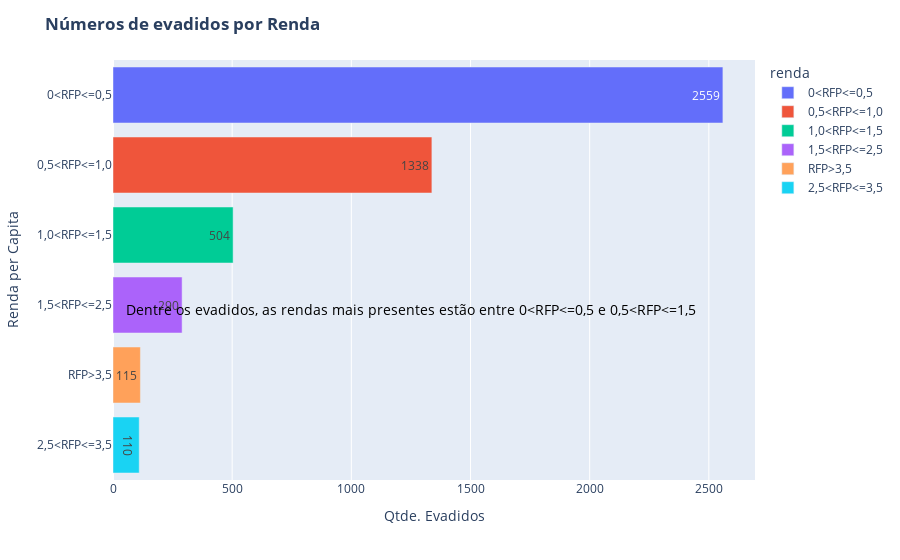

Write notebook code for a chart like this one.
### Markdown cell above
<h3 style="font-style:italic;color:#23272e">
    Qual a renda com maior número de evasões?
</h3>

### Code cell
top_evadidos_renda = evadidos_df.groupby("renda")["categoria_de_situacao"].count().reset_index(name='count').sort_values("count",ascending=False)
top_evadidos_renda
# criando gráfico para melhor visualização
fig = px.bar(top_evadidos_renda[:6], x="count", y="renda", orientation="h", color="renda", text='count')
fig.update_layout(
    title="<b>Números de evadidos por Renda</b>",
    xaxis_title="Qtde. Evadidos",
    yaxis_title="Renda per Capita"
)



fig.add_annotation(
    x=1250,
    y=1.93,
    text="Dentre os evadidos, as rendas mais presentes estão entre 0<RFP<=0,5 e 0,5<RFP<=1,5",
    font=dict(
        size=14,
        color="black"
    ),
    showarrow=False,
)
iplot(fig)

### Figure 1 — Plotly figure (JSON) as saved in the notebook; plotly's stock layout.template omitted (floating-point values rounded to 4 significant figures)
{"data": [{"alignmentgroup": "True", "hovertemplate": "renda=%{y}<br>count=%{text}<extra></extra>", "legendgroup": "0<RFP<=0,5", "marker": {"color": "#636efa", "pattern": {"shape": ""}}, "name": "0<RFP<=0,5", "offsetgroup": "0<RFP<=0,5", "orientation": "h", "showlegend": true, "text": [2559], "textposition": "auto", "type": "bar", "x": [2559], "xaxis": "x", "y": ["0<RFP<=0,5"], "yaxis": "y"}, {"alignmentgroup": "True", "hovertemplate": "renda=%{y}<br>count=%{text}<extra></extra>", "legendgroup": "0,5<RFP<=1,0", "marker": {"color": "#EF553B", "pattern": {"shape": ""}}, "name": "0,5<RFP<=1,0", "offsetgroup": "0,5<RFP<=1,0", "orientation": "h", "showlegend": true, "text": [1338], "textposition": "auto", "type": "bar", "x": [1338], "xaxis": "x", "y": ["0,5<RFP<=1,0"], "yaxis": "y"}, {"alignmentgroup": "True", "hovertemplate": "renda=%{y}<br>count=%{text}<extra></extra>", "legendgroup": "1,0<RFP<=1,5", "marker": {"color": "#00cc96", "pattern": {"shape": ""}}, "name": "1,0<RFP<=1,5", "offsetgroup": "1,0<RFP<=1,5", "orientation": "h", "showlegend": true, "text": [504], "textposition": "auto", "type": "bar", "x": [504], "xaxis": "x", "y": ["1,0<RFP<=1,5"], "yaxis": "y"}, {"alignmentgroup": "True", "hovertemplate": "renda=%{y}<br>count=%{text}<extra></extra>", "legendgroup": "1,5<RFP<=2,5", "marker": {"color": "#ab63fa", "pattern": {"shape": ""}}, "name": "1,5<RFP<=2,5", "offsetgroup": "1,5<RFP<=2,5", "orientation": "h", "showlegend": true, "text": [290], "textposition": "auto", "type": "bar", "x": [290], "xaxis": "x", "y": ["1,5<RFP<=2,5"], "yaxis": "y"}, {"alignmentgroup": "True", "hovertemplate": "renda=%{y}<br>count=%{text}<extra></extra>", "legendgroup": "RFP>3,5", "marker": {"color": "#FFA15A", "pattern": {"shape": ""}}, "name": "RFP>3,5", "offsetgroup": "RFP>3,5", "orientation": "h", "showlegend": true, "text": [115], "textposition": "auto", "type": "bar", "x": [115], "xaxis": "x", "y": ["RFP>3,5"], "yaxis": "y"}, {"alignmentgroup": "True", "hovertemplate": "renda=%{y}<br>count=%{text}<extra></extra>", "legendgroup": "2,5<RFP<=3,5", "marker": {"color": "#19d3f3", "pattern": {"shape": ""}}, "name": "2,5<RFP<=3,5", "offsetgroup": "2,5<RFP<=3,5", "orientation": "h", "showlegend": true, "text": [110], "textposition": "auto", "type": "bar", "x": [110], "xaxis": "x", "y": ["2,5<RFP<=3,5"], "yaxis": "y"}], "layout": {"annotations": [{"font": {"color": "black", "size": 14}, "showarrow": false, "text": "Dentre os evadidos, as rendas mais presentes estão entre 0<RFP<=0,5 e 0,5<RFP<=1,5", "x": 1250, "y": 1.93}], "barmode": "relative", "legend": {"title": {"text": "renda"}, "tracegroupgap": 0}, "margin": {"t": 60}, "title": {"text": "<b>Números de evadidos por Renda</b>"}, "xaxis": {"anchor": "y", "domain": [0, 1], "title": {"text": "Qtde. Evadidos"}}, "yaxis": {"anchor": "x", "categoryarray": ["2,5<RFP<=3,5", "RFP>3,5", "1,5<RFP<=2,5", "1,0<RFP<=1,5", "0,5<RFP<=1,0", "0<RFP<=0,5"], "categoryorder": "array", "domain": [0, 1], "title": {"text": "Renda per Capita"}}}}
